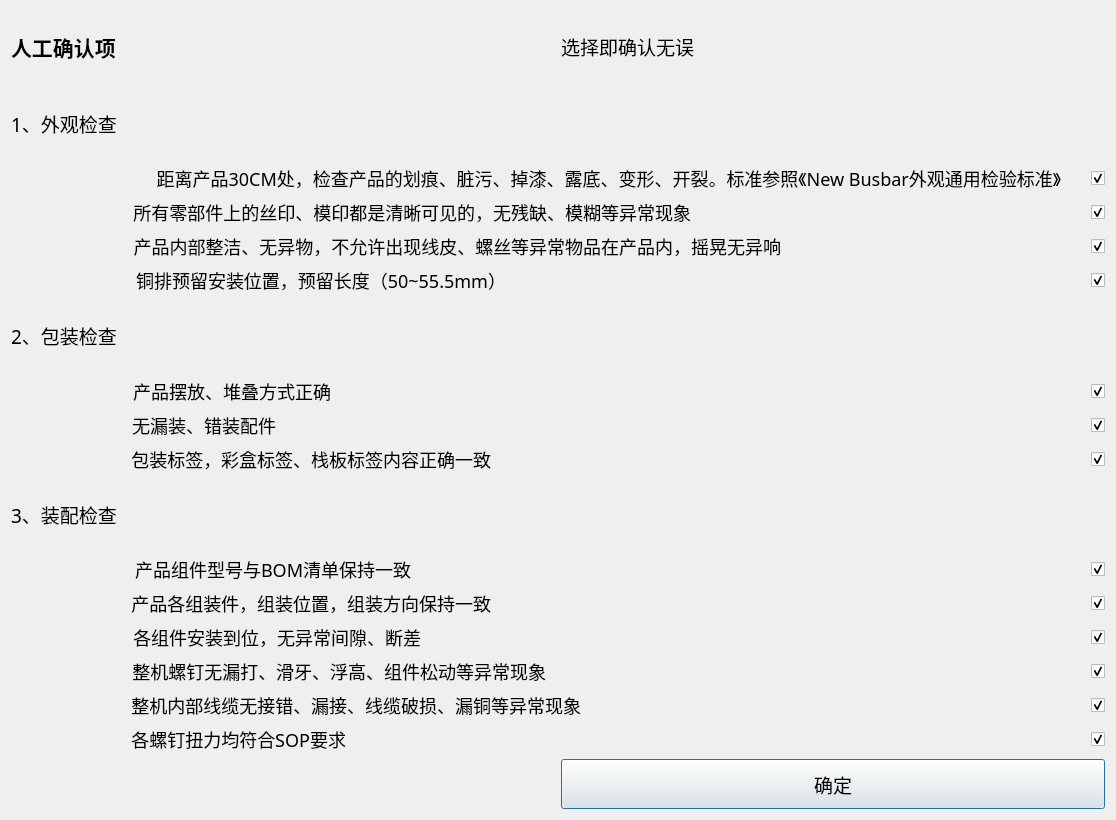
<?xml version="1.0" encoding="UTF-8"?>
<ui version="4.0">
 <class>People_Safety</class>
 <widget class="QDialog" name="People_Safety">
  <property name="geometry">
   <rect>
    <x>0</x>
    <y>0</y>
    <width>1116</width>
    <height>820</height>
   </rect>
  </property>
  <property name="windowTitle">
   <string>Dialog</string>
  </property>
  <layout class="QGridLayout" name="gridLayout">
   <item row="0" column="0">
    <widget class="QLabel" name="label_8">
     <property name="font">
      <font>
       <family>微软雅黑</family>
       <pointsize>16</pointsize>
       <bold>true</bold>
      </font>
     </property>
     <property name="text">
      <string>人工确认项</string>
     </property>
    </widget>
   </item>
   <item row="0" column="1">
    <widget class="QLabel" name="label_9">
     <property name="font">
      <font>
       <family>微软雅黑</family>
       <pointsize>14</pointsize>
      </font>
     </property>
     <property name="text">
      <string>选择即确认无误</string>
     </property>
    </widget>
   </item>
   <item row="1" column="0">
    <widget class="QLabel" name="label_10">
     <property name="font">
      <font>
       <family>微软雅黑</family>
       <pointsize>14</pointsize>
      </font>
     </property>
     <property name="text">
      <string>1、外观检查</string>
     </property>
    </widget>
   </item>
   <item row="2" column="0" colspan="2">
    <widget class="QCheckBox" name="appearBox">
     <property name="font">
      <font>
       <family>微软雅黑</family>
       <pointsize>-1</pointsize>
       <italic>false</italic>
       <bold>false</bold>
      </font>
     </property>
     <property name="layoutDirection">
      <enum>Qt::RightToLeft</enum>
     </property>
     <property name="styleSheet">
      <string notr="true">QCheckBox{spacing: 30px;font: 18px;}</string>
     </property>
     <property name="text">
      <string notr="true">距离产品30CM处，检查产品的划痕、脏污、掉漆、露底、变形、开裂。标准参照《New Busbar外观通用检验标准》</string>
     </property>
     <property name="iconSize">
      <size>
       <width>30</width>
       <height>30</height>
      </size>
     </property>
     <property name="checked">
      <bool>true</bool>
     </property>
     <property name="autoRepeat">
      <bool>false</bool>
     </property>
     <property name="autoExclusive">
      <bool>true</bool>
     </property>
     <property name="autoRepeatInterval">
      <number>100</number>
     </property>
     <property name="tristate">
      <bool>false</bool>
     </property>
    </widget>
   </item>
   <item row="3" column="0" colspan="2">
    <widget class="QCheckBox" name="appearBox_2">
     <property name="font">
      <font>
       <family>微软雅黑</family>
       <pointsize>-1</pointsize>
       <italic>false</italic>
       <bold>false</bold>
      </font>
     </property>
     <property name="layoutDirection">
      <enum>Qt::RightToLeft</enum>
     </property>
     <property name="styleSheet">
      <string notr="true">QCheckBox{spacing: 400px;font: 18px;}</string>
     </property>
     <property name="text">
      <string notr="true">所有零部件上的丝印、模印都是清晰可见的，无残缺、模糊等异常现象</string>
     </property>
     <property name="iconSize">
      <size>
       <width>30</width>
       <height>30</height>
      </size>
     </property>
     <property name="checked">
      <bool>true</bool>
     </property>
    </widget>
   </item>
   <item row="4" column="0" colspan="2">
    <widget class="QCheckBox" name="appearBox_3">
     <property name="font">
      <font>
       <family>微软雅黑</family>
       <pointsize>-1</pointsize>
       <italic>false</italic>
       <bold>false</bold>
      </font>
     </property>
     <property name="layoutDirection">
      <enum>Qt::RightToLeft</enum>
     </property>
     <property name="styleSheet">
      <string notr="true">QCheckBox{spacing: 310px;font: 18px;}</string>
     </property>
     <property name="text">
      <string notr="true">产品内部整洁、无异物，不允许出现线皮、螺丝等异常物品在产品内，摇晃无异响</string>
     </property>
     <property name="iconSize">
      <size>
       <width>30</width>
       <height>30</height>
      </size>
     </property>
     <property name="checked">
      <bool>true</bool>
     </property>
     <property name="autoRepeat">
      <bool>false</bool>
     </property>
     <property name="autoExclusive">
      <bool>true</bool>
     </property>
     <property name="autoRepeatInterval">
      <number>100</number>
     </property>
     <property name="tristate">
      <bool>false</bool>
     </property>
    </widget>
   </item>
   <item row="5" column="0" colspan="2">
    <widget class="QCheckBox" name="appearBox_4">
     <property name="font">
      <font>
       <family>微软雅黑</family>
       <pointsize>-1</pointsize>
       <italic>false</italic>
       <bold>false</bold>
      </font>
     </property>
     <property name="layoutDirection">
      <enum>Qt::RightToLeft</enum>
     </property>
     <property name="styleSheet">
      <string notr="true">QCheckBox{spacing:585px;font: 18px;}</string>
     </property>
     <property name="text">
      <string notr="true">铜排预留安装位置，预留长度（50~55.5mm）</string>
     </property>
     <property name="iconSize">
      <size>
       <width>30</width>
       <height>30</height>
      </size>
     </property>
     <property name="checked">
      <bool>true</bool>
     </property>
     <property name="autoRepeat">
      <bool>false</bool>
     </property>
     <property name="autoExclusive">
      <bool>true</bool>
     </property>
     <property name="autoRepeatInterval">
      <number>100</number>
     </property>
     <property name="tristate">
      <bool>false</bool>
     </property>
    </widget>
   </item>
   <item row="6" column="0">
    <widget class="QLabel" name="label_7">
     <property name="font">
      <font>
       <family>微软雅黑</family>
       <pointsize>14</pointsize>
      </font>
     </property>
     <property name="text">
      <string>2、包装检查</string>
     </property>
    </widget>
   </item>
   <item row="7" column="0" colspan="2">
    <widget class="QCheckBox" name="packBox">
     <property name="font">
      <font>
       <family>微软雅黑</family>
       <pointsize>-1</pointsize>
       <italic>false</italic>
       <bold>false</bold>
      </font>
     </property>
     <property name="layoutDirection">
      <enum>Qt::RightToLeft</enum>
     </property>
     <property name="autoFillBackground">
      <bool>false</bool>
     </property>
     <property name="styleSheet">
      <string notr="true">QCheckBox{spacing: 760px;font: 18px;}</string>
     </property>
     <property name="text">
      <string>产品摆放、堆叠方式正确</string>
     </property>
     <property name="iconSize">
      <size>
       <width>30</width>
       <height>30</height>
      </size>
     </property>
     <property name="checked">
      <bool>true</bool>
     </property>
    </widget>
   </item>
   <item row="8" column="0" colspan="2">
    <widget class="QCheckBox" name="packBox_2">
     <property name="font">
      <font>
       <family>微软雅黑</family>
       <pointsize>-1</pointsize>
       <italic>false</italic>
       <bold>false</bold>
      </font>
     </property>
     <property name="layoutDirection">
      <enum>Qt::RightToLeft</enum>
     </property>
     <property name="styleSheet">
      <string notr="true">QCheckBox{spacing: 815px;font: 18px;}</string>
     </property>
     <property name="text">
      <string>无漏装、错装配件</string>
     </property>
     <property name="iconSize">
      <size>
       <width>30</width>
       <height>30</height>
      </size>
     </property>
     <property name="checked">
      <bool>true</bool>
     </property>
    </widget>
   </item>
   <item row="9" column="0" colspan="2">
    <widget class="QCheckBox" name="packBox_3">
     <property name="font">
      <font>
       <family>微软雅黑</family>
       <pointsize>-1</pointsize>
       <italic>false</italic>
       <bold>false</bold>
      </font>
     </property>
     <property name="layoutDirection">
      <enum>Qt::RightToLeft</enum>
     </property>
     <property name="autoFillBackground">
      <bool>false</bool>
     </property>
     <property name="styleSheet">
      <string notr="true">QCheckBox{spacing: 600px;font: 18px;}</string>
     </property>
     <property name="text">
      <string>包装标签，彩盒标签、栈板标签内容正确一致</string>
     </property>
     <property name="iconSize">
      <size>
       <width>30</width>
       <height>30</height>
      </size>
     </property>
     <property name="checked">
      <bool>true</bool>
     </property>
    </widget>
   </item>
   <item row="10" column="0">
    <widget class="QLabel" name="label_11">
     <property name="font">
      <font>
       <family>微软雅黑</family>
       <pointsize>14</pointsize>
      </font>
     </property>
     <property name="text">
      <string>3、装配检查</string>
     </property>
    </widget>
   </item>
   <item row="11" column="0" colspan="2">
    <widget class="QCheckBox" name="assemBox">
     <property name="font">
      <font>
       <family>微软雅黑</family>
       <pointsize>-1</pointsize>
       <italic>false</italic>
       <bold>false</bold>
      </font>
     </property>
     <property name="layoutDirection">
      <enum>Qt::RightToLeft</enum>
     </property>
     <property name="styleSheet">
      <string notr="true">QCheckBox{spacing: 680px;font: 18px;}</string>
     </property>
     <property name="text">
      <string>产品组件型号与BOM清单保持一致</string>
     </property>
     <property name="iconSize">
      <size>
       <width>30</width>
       <height>30</height>
      </size>
     </property>
     <property name="checked">
      <bool>true</bool>
     </property>
    </widget>
   </item>
   <item row="12" column="0" colspan="2">
    <widget class="QCheckBox" name="assemBox_2">
     <property name="font">
      <font>
       <family>微软雅黑</family>
       <pointsize>-1</pointsize>
       <italic>false</italic>
       <bold>false</bold>
      </font>
     </property>
     <property name="layoutDirection">
      <enum>Qt::RightToLeft</enum>
     </property>
     <property name="styleSheet">
      <string notr="true">QCheckBox{spacing: 600px;font: 18px;}</string>
     </property>
     <property name="text">
      <string notr="true">产品各组装件，组装位置，组装方向保持一致</string>
     </property>
     <property name="iconSize">
      <size>
       <width>30</width>
       <height>30</height>
      </size>
     </property>
     <property name="checked">
      <bool>true</bool>
     </property>
     <property name="autoRepeat">
      <bool>false</bool>
     </property>
     <property name="autoExclusive">
      <bool>true</bool>
     </property>
     <property name="autoRepeatInterval">
      <number>100</number>
     </property>
     <property name="tristate">
      <bool>false</bool>
     </property>
    </widget>
   </item>
   <item row="13" column="0" colspan="2">
    <widget class="QCheckBox" name="assemBox_3">
     <property name="font">
      <font>
       <family>微软雅黑</family>
       <pointsize>-1</pointsize>
       <italic>false</italic>
       <bold>false</bold>
      </font>
     </property>
     <property name="layoutDirection">
      <enum>Qt::RightToLeft</enum>
     </property>
     <property name="styleSheet">
      <string notr="true">QCheckBox{spacing: 670px;font: 18px;}</string>
     </property>
     <property name="text">
      <string notr="true">各组件安装到位，无异常间隙、断差</string>
     </property>
     <property name="iconSize">
      <size>
       <width>30</width>
       <height>30</height>
      </size>
     </property>
     <property name="checked">
      <bool>true</bool>
     </property>
    </widget>
   </item>
   <item row="14" column="0" colspan="2">
    <widget class="QCheckBox" name="assemBox_4">
     <property name="font">
      <font>
       <family>微软雅黑</family>
       <pointsize>-1</pointsize>
       <italic>false</italic>
       <bold>false</bold>
      </font>
     </property>
     <property name="layoutDirection">
      <enum>Qt::RightToLeft</enum>
     </property>
     <property name="styleSheet">
      <string notr="true">QCheckBox{spacing: 545px;font: 18px;}</string>
     </property>
     <property name="text">
      <string notr="true">整机螺钉无漏打、滑牙、浮高、组件松动等异常现象</string>
     </property>
     <property name="iconSize">
      <size>
       <width>30</width>
       <height>30</height>
      </size>
     </property>
     <property name="checked">
      <bool>true</bool>
     </property>
     <property name="autoRepeat">
      <bool>false</bool>
     </property>
     <property name="autoExclusive">
      <bool>true</bool>
     </property>
     <property name="autoRepeatInterval">
      <number>100</number>
     </property>
     <property name="tristate">
      <bool>false</bool>
     </property>
    </widget>
   </item>
   <item row="15" column="0" colspan="2">
    <widget class="QCheckBox" name="assemBox_5">
     <property name="font">
      <font>
       <family>微软雅黑</family>
       <pointsize>-1</pointsize>
       <italic>false</italic>
       <bold>false</bold>
      </font>
     </property>
     <property name="layoutDirection">
      <enum>Qt::RightToLeft</enum>
     </property>
     <property name="styleSheet">
      <string notr="true">QCheckBox{spacing: 510px;font: 18px;}</string>
     </property>
     <property name="text">
      <string notr="true">整机内部线缆无接错、漏接、线缆破损、漏铜等异常现象</string>
     </property>
     <property name="iconSize">
      <size>
       <width>30</width>
       <height>30</height>
      </size>
     </property>
     <property name="checked">
      <bool>true</bool>
     </property>
    </widget>
   </item>
   <item row="16" column="0" colspan="2">
    <widget class="QCheckBox" name="assemBox_6">
     <property name="font">
      <font>
       <family>微软雅黑</family>
       <pointsize>-1</pointsize>
       <italic>false</italic>
       <bold>false</bold>
      </font>
     </property>
     <property name="layoutDirection">
      <enum>Qt::RightToLeft</enum>
     </property>
     <property name="styleSheet">
      <string notr="true">QCheckBox{spacing: 745px;font: 18px;}</string>
     </property>
     <property name="text">
      <string notr="true">各螺钉扭力均符合SOP要求</string>
     </property>
     <property name="iconSize">
      <size>
       <width>30</width>
       <height>30</height>
      </size>
     </property>
     <property name="checked">
      <bool>true</bool>
     </property>
    </widget>
   </item>
   <item row="17" column="1">
    <widget class="QPushButton" name="sureButton">
     <property name="minimumSize">
      <size>
       <width>0</width>
       <height>50</height>
      </size>
     </property>
     <property name="font">
      <font>
       <family>微软雅黑</family>
       <pointsize>14</pointsize>
      </font>
     </property>
     <property name="text">
      <string>确定</string>
     </property>
    </widget>
   </item>
  </layout>
 </widget>
 <resources/>
 <connections/>
</ui>
